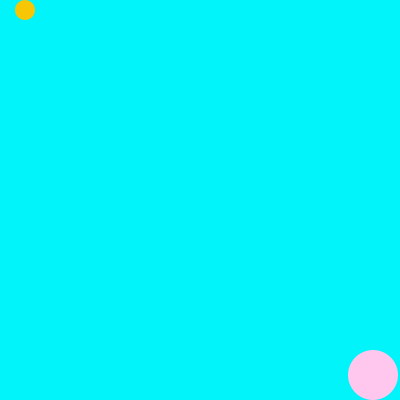
Frame 1 (no input)
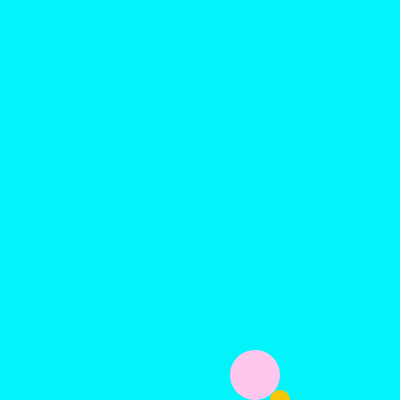
Frame 60 (the mouse pressed at the canvas centre just before this capture)
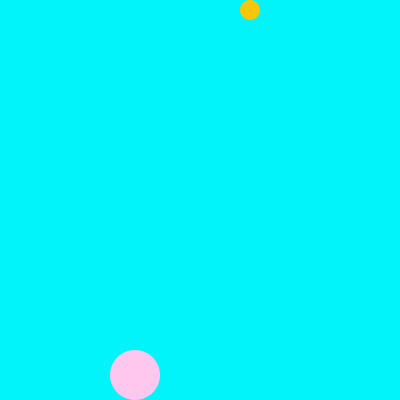
Frame 120 (the mouse held since frame 60 and released just before this capture)

The Processing sketch that drew these frames (run headless with seeded random() and noise(); from frame 60 on, the mouse is pressed at the canvas centre):

// Processing sketch: processing_131564
// ── processing_131564.pde

//copyright Leslie Bloomfield 2014 HW#5

//variables 1
float x, y, diam, speed;
color ellipse1;

//variables 2
float x2, y2, diam2, speed2;
color ellipse2;

//background color
color bgcolor;


void setup()
{
  size(400,400);
 
 //variables 1
  x = 0;
  y = 0;
  diam = 20;
  speed = 15;
  ellipse1 =  color(247, 199, 5);
  
//variables 2
  x2 = 350;
  y2 = 350;
  diam2 = 50;
  speed2 = 2;
  ellipse2 = color(255, 198, 238);
  
  //background color
  bgcolor = color(0, 244, 250);
}
 
void draw()
{
  prepareWindow();
  moveFigures();
  drawFigures();
}
 
void prepareWindow()
{
  noStroke();
  fill(bgcolor);
  rect(0, 0, width, height);
}
 
void drawFigures()
{
  ellipseMode(CORNER);
  figure(x, y, diam);
  figure(x2, y2, diam2, ellipse2);
}
 
//ellipse 1
void figure(float x, float y, float diam)
{
  noStroke();
  fill(ellipse1);
  ellipse(x, y, diam, diam);
}
 
//ellipse 2
void figure(float x2, float y2, float diam2, color ellipse2)
{
  noStroke();
  fill(ellipse2);
  ellipse(x2, y2, diam2, diam2);
}
 
void moveFigures()
{
  //ellipse 1
  if ((x < width - diam) && (y == height - height)) {
    x += speed;
  }
  else if ((x > width - width) && (y >= height - diam)) {
    x -= speed;
  }
  else if ((x >= width - diam) && (y <= height - diam)) {
    y += speed;
  }
  else if ((x <= diam) && (y > height - height)) {
    y -= speed;
  }

   
  //ellipse 2
  if ((x2 < width - diam2) && (y2 == height - height)) {
    x2 += speed2;
  }
  else if ((x2 > width - width) && (y2 >= height - diam2)) {
    x2 -= speed2;
  }
   else if ((x2 >= width - diam2) && (y2 <= height - diam2)) {
    y2 += speed2;
  }
  else if ((x2 <= diam2) && (y2 > height - height)) {
    y2 -= speed2;
  }
}
